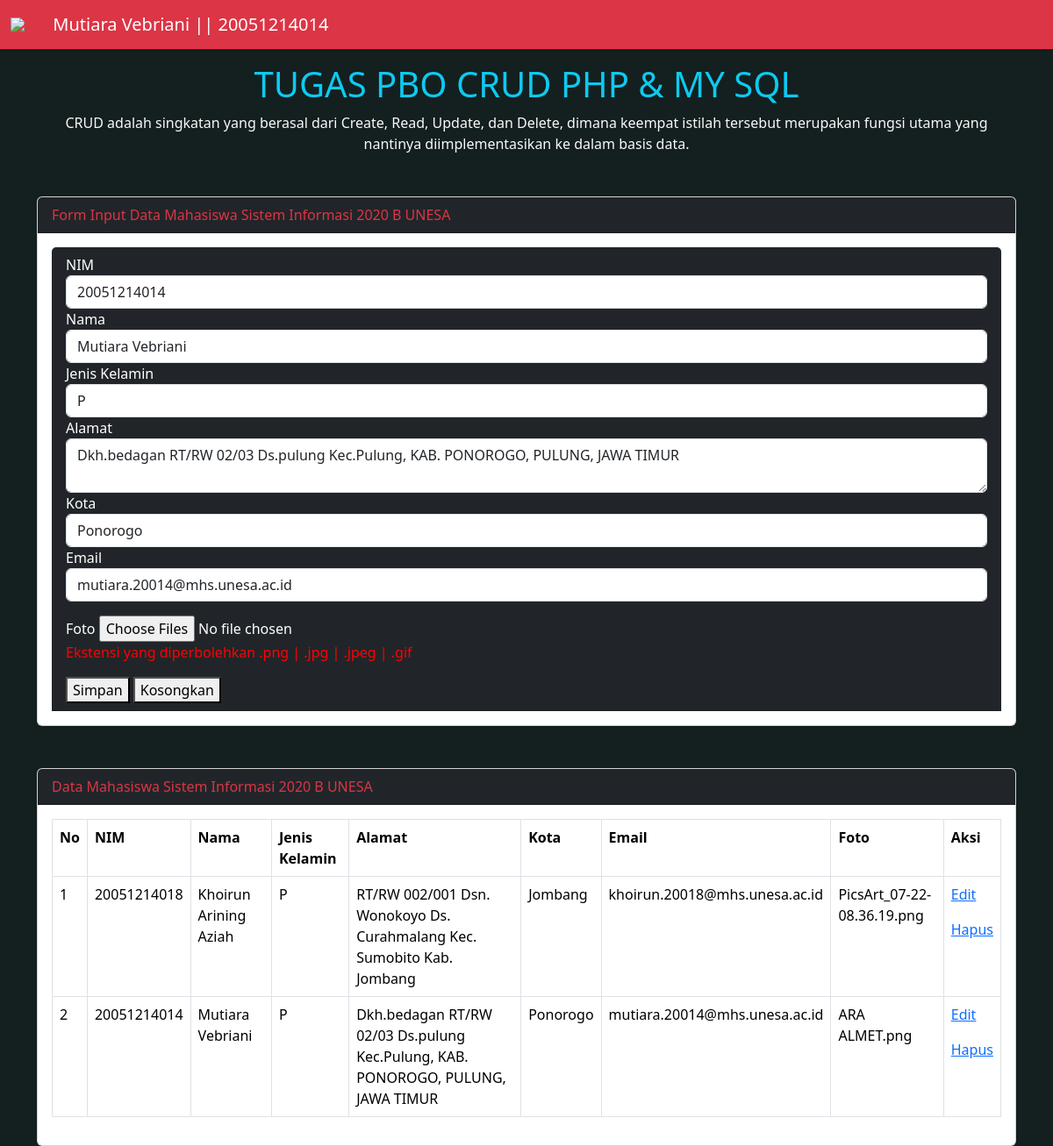
The page /index.php?hal=edit&id=43 on the database its author committed.
### tables this page shows
CREATE TABLE `tmhs` (
  `id` int(11) NOT NULL,
  `nim` char(11) NOT NULL,
  `namamhs` varchar(100) NOT NULL,
  `jk` enum('L','P') NOT NULL,
  `alamat` varchar(100) NOT NULL,
  `kota` varchar(50) NOT NULL,
  `email` varchar(50) NOT NULL,
  `foto` varchar(50) NOT NULL
);

### proses.php (called while the page is built, shortened)
<?php
include 'koneksi.php';
?>
<?php
	if(isset($_GET['hal']))
	{
		if($_GET['hal'] == "edit")
		{
			$tampil = mysqli_query($koneksi, "SELECT * FROM tmhs WHERE id = '$_GET[id]' ");
			$data = mysqli_fetch_assoc($tampil);
			if ($data)
			{
				$vnim = $data['nim'];
				$vnama = $data['namamhs'];
				$vjk = $data['jk'];
				$valm = $data['alamat'];
				$vkot = $data['kota'];
				$veml = $data['email'];
				$vfoto = $data['foto'];
			}
		}
	}
?>

### index.php (the view, shortened to what this page needs)
<?php
include 'koneksi.php';
include 'proses.php';
?>
<!DOCTYPE html>
<html>
<head>
<nav class="navbar navbar-expand-lg navbar-dark bg-danger">
        <div class="container-fluid">
        <img src="gambar/unesa.png" style="width: 40px">&nbsp;&nbsp;<a class="navbar-brand" href="#">Mutiara Vebriani || 20051214014</a>
        </div>
      </nav>
	<link rel="stylesheet" type="text/css" href="css/bootstrap.min.css">
</head>
<body >
<div class="container mt-3">
	<H1 class="text-center text-info"> TUGAS PBO CRUD PHP & MY SQL </H1>
	<p class="text-center text-light">CRUD adalah singkatan yang berasal dari Create, Read, Update, dan Delete, dimana keempat istilah tersebut merupakan fungsi utama yang nantinya diimplementasikan ke dalam basis data.</p>
	<div class="card mt-5">
	  <div class="card-header bg-dark text-danger">
	    Form Input Data Mahasiswa Sistem Informasi 2020 B UNESA
	  </div>
	  <div class="card-body">
	   <form method="post" action="" class="card-header bg-dark text-white">
	   	<div class="form-group">
	   		<label>NIM</label>
	   		<input type="text" name="tnim" value="<?=@$vnim?>" class="form-control" placeholder="Masukan NIM" required="">
	   	</div>
	   	<div class="form-group">
	   		<label>Nama</label>
	   		<input type="text" name="tnama" value="<?=@$vnama?>" class="form-control" placeholder="Masukan Nama" required="">
	   	</div>
	   	<div class="form-group">
	   		<label>Jenis Kelamin</label>
	   		<select class="form-control" name="tjk">
	   		<option value="<?=@$vjk?>"><?=@$vjk?></option>
	   		</select>
	   	</div>
	   	<div class="form-group">
	   		<label>Alamat</label>
	   		<textarea type="text" name="talm" class="form-control" placeholder="Masukan Alamat" required=""><?=@$valm?></textarea>
	   	</div>
	   	<div class="form-group">
	   		<label>Kota</label>
	   		<input type="text" name="tkota" value="<?=@$vkot?>" class="form-control" placeholder="Masukan Kota" required="">
	   	</div>
	   		<div class="form-group" >
	   		<label>Email</label>
	   		<input type="text" name="tkeml" value="<?=@$veml?>" class="form-control" placeholder="Masukan Email" required="">
	   	</div>
	   	<div class="form-group">
	   		<label>Foto</label>
	   		<input type="file" name="tfoto" value="<?=@$vfoto?>" required="" multiple >
	   		<p style="color: red">Ekstensi yang diperbolehkan .png | .jpg | .jpeg | .gif</p>
	   	</div>
	   	<button type="Submit" class="btn-md btn-success" name="bsim" >Simpan</button>
	   	<button type="reset" class="btn-md btn-danger" name="bres">Kosongkan</button>
	   </form>
	  </div>
	</div>
	<div class="card mt-5">
	  <div class="card-header bg-dark text-danger">
	    Data Mahasiswa Sistem Informasi 2020 B UNESA
	  </div>
	  <div class="card-body">
	   <table class="table table-bordered  bg-dark text-white">
	   	<tr>
	   		<th>No</th>
	   		<th>NIM</th>
	   		<th>Nama</th>
	   		<th>Jenis Kelamin</th>
	   		<th>Alamat</th>
	   		<th>Kota</th>
	   		<th>Email</th>
	   		<th>Foto</th>
	   		<th>Aksi</th>
	   	</tr>
	   	<?php
	   		$no =1;
	   		$tampil = mysqli_query($koneksi, "SELECT * from tmhs order by id desc");
	   	while($data =mysqli_fetch_array ($tampil)) :
	   	?>
	   	<tr>
	   		<td><?=$no++?></td>
	   		<td><?=$data['nim']?></td>
	   		<td><?=$data['namamhs']?></td>
	   		<td><?=$data['jk']?></td>
	   		<td><?=$data['alamat']?></td>
	   		<td><?=$data['kota']?></td>
	   		<td><?=$data['email']?></td>
	   		<td><?=$data['foto']?></td>
	   		<td>
	   			<a href="index.php?hal=edit&id=<?=$data['id']?>" class="btn-sm btn-warning"> Edit </a>
	   			<a href="index.php?hal=hapus&id=<?=$data['id']?>" onclick="return confirm('Apakah yakin ingin menghapus data ini?')" class="btn-sm btn-danger"> Hapus </a>
	   		</td>
	   	</tr>
	   <?php endwhile;?>
	   </table>
	  </div>
	</div>
</div>
</body>
</html>

### index.php (style rules this page uses)
body { background-color: #141f1f; }

### rows shown on the page
tmhs: tnim "20051214014", tnama "Mutiara Vebriani", tjk "P", talm "Dkh.bedagan RT/RW 02/03 Ds.pulung Kec.Pulung, KAB. PONOROGO, PULUNG, JAWA TIMUR", tkota "Ponorogo", tkeml "mutiara.20014@mhs.unesa.ac.id", nim "20051214014", namamhs "Mutiara Vebriani", jk "P", alamat "Dkh.bedagan RT/RW 02/03 Ds.pulung Kec.Pulung, KAB. PONOROGO, PULUNG, JAWA TIMUR", kota "Ponorogo", email "mutiara.20014@mhs.unesa.ac.id", foto "ARA ALMET.png"
tmhs: nim "20051214018", namamhs "Khoirun Arining Aziah", jk "P", alamat "RT/RW 002/001 Dsn. Wonokoyo Ds. Curahmalang Kec. Sumobito Kab. Jombang", kota "Jombang", email "khoirun.20018@mhs.unesa.ac.id", foto "PicsArt_07-22-08.36.19.png"
